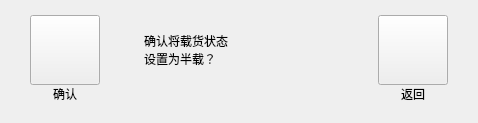
       <widget class="QWidget" name="controlHaldLoadCheckPage">
        <layout class="QHBoxLayout" name="horizontalLayout_24">
         <property name="spacing">
          <number>44</number>
         </property>
         <property name="leftMargin">
          <number>30</number>
         </property>
         <property name="topMargin">
          <number>15</number>
         </property>
         <property name="rightMargin">
          <number>30</number>
         </property>
         <property name="bottomMargin">
          <number>20</number>
         </property>
         <item>
          <layout class="QVBoxLayout" name="verticalLayout_58">
           <property name="spacing">
            <number>0</number>
           </property>
           <item>
            <widget class="QPushButton" name="halfOkBtn">
             <property name="minimumSize">
              <size>
               <width>70</width>
               <height>70</height>
              </size>
             </property>
             <property name="maximumSize">
              <size>
               <width>70</width>
               <height>70</height>
              </size>
             </property>
             <property name="text">
              <string/>
             </property>
             <property name="autoRepeatDelay">
              <number>500</number>
             </property>
             <property name="autoRepeatInterval">
              <number>200</number>
             </property>
            </widget>
           </item>
           <item>
            <widget class="QLabel" name="halfOkBtnLabel">
             <property name="text">
              <string>确认</string>
             </property>
             <property name="alignment">
              <set>Qt::AlignCenter</set>
             </property>
            </widget>
           </item>
          </layout>
         </item>
         <item>
          <layout class="QVBoxLayout" name="verticalLayout_56">
           <item>
            <widget class="QLabel" name="halfCheckAlarmLabel">
             <property name="minimumSize">
              <size>
               <width>190</width>
               <height>70</height>
              </size>
             </property>
             <property name="maximumSize">
              <size>
               <width>190</width>
               <height>70</height>
              </size>
             </property>
             <property name="text">
              <string>确认将载货状态
设置为半载？</string>
             </property>
            </widget>
           </item>
           <item>
            <spacer name="verticalSpacer_12">
             <property name="orientation">
              <enum>Qt::Vertical</enum>
             </property>
             <property name="sizeHint" stdset="0">
              <size>
               <width>20</width>
               <height>18</height>
              </size>
             </property>
            </spacer>
           </item>
          </layout>
         </item>
         <item>
          <layout class="QVBoxLayout" name="verticalLayout_57">
           <property name="spacing">
            <number>0</number>
           </property>
           <item>
            <widget class="QPushButton" name="halfBackBtn">
             <property name="minimumSize">
              <size>
               <width>70</width>
               <height>70</height>
              </size>
             </property>
             <property name="maximumSize">
              <size>
               <width>70</width>
               <height>70</height>
              </size>
             </property>
             <property name="text">
              <string/>
             </property>
             <property name="autoRepeatDelay">
              <number>500</number>
             </property>
             <property name="autoRepeatInterval">
              <number>200</number>
             </property>
            </widget>
           </item>
           <item>
            <widget class="QLabel" name="halfBackBtnLabel">
             <property name="text">
              <string>返回</string>
             </property>
             <property name="alignment">
              <set>Qt::AlignCenter</set>
             </property>
            </widget>
           </item>
          </layout>
         </item>
        </layout>
       </widget>
